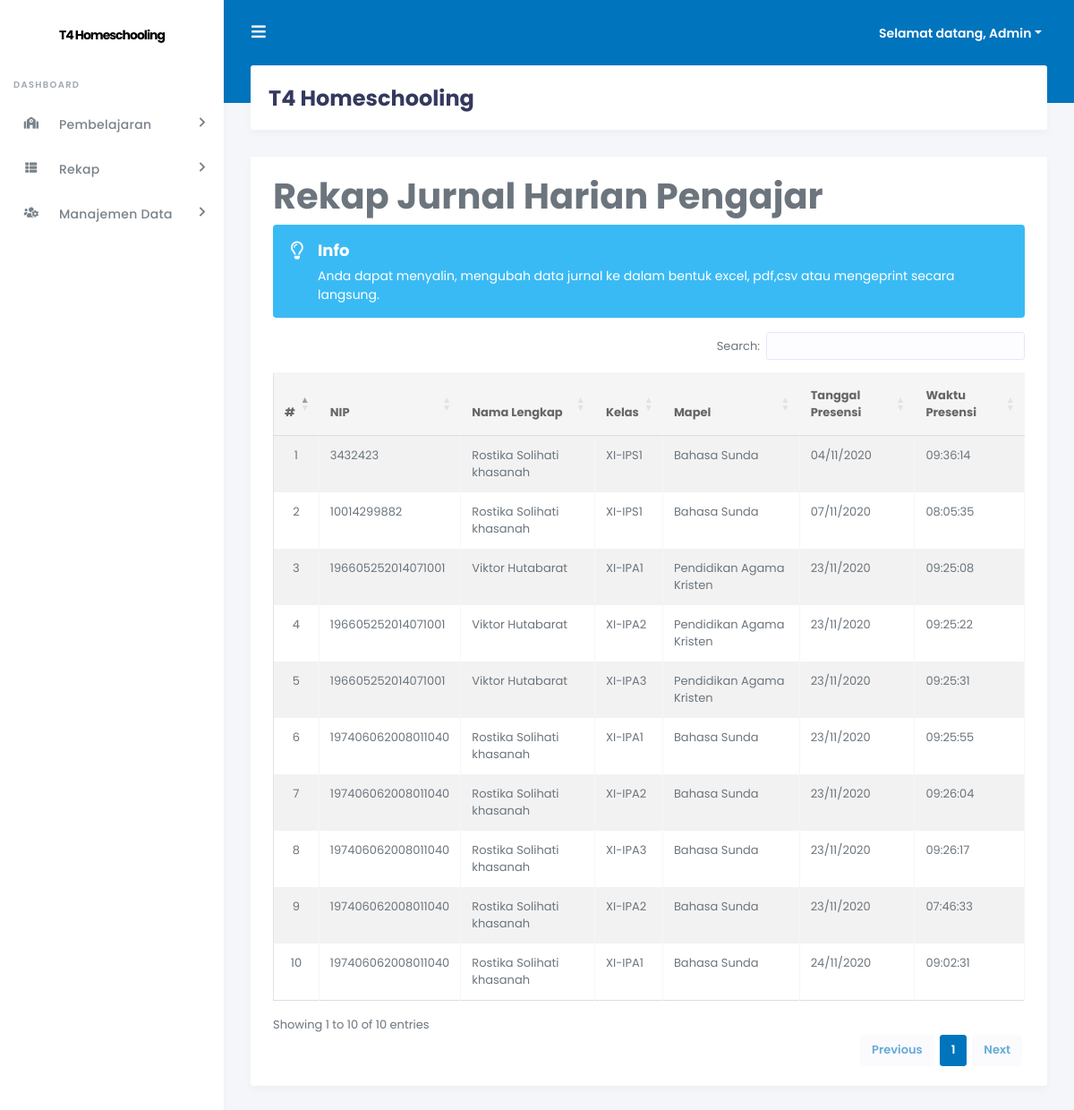
The app's page /admin/index.php?page=rekapjurnalpengajar (signed in) with its own data.
### tables this page shows
CREATE TABLE `tb_jurnal_harian` (
  `id_pengajar` int(11) NOT NULL,
  `nip` varchar(20) NOT NULL,
  `nama_lengkap` varchar(50) NOT NULL,
  `kelas` varchar(10) NOT NULL,
  `mapel` varchar(50) NOT NULL,
  `tgl_jurnal` varchar(50) NOT NULL,
  `waktu_jurnal` varchar(50) NOT NULL,
  `uraian_kegiatan` varchar(1000) NOT NULL
);

CREATE TABLE `tb_kelas` (
  `id_kelas` int(11) NOT NULL,
  `nama_kelas` varchar(50) NOT NULL,
  `wali_kelas` int(5) NOT NULL,
  `ketua_kelas` int(5) NOT NULL
);

CREATE TABLE `tb_mapel` (
  `id` int(11) NOT NULL,
  `kode_mapel` varchar(10) NOT NULL,
  `mapel` varchar(100) NOT NULL
);

### admin/inc/rekapjurnalpengajar.php (the view, shortened to what this page needs)
<?php
$no = 1;
$id = @$_GET['id'];
if (@$_SESSION['admin'] || @$_SESSION['pengajar']) { ?>
    <div class="row">
        <div class="col-md-12">
            <h1 class="page-header">Rekap Jurnal Harian Pengajar</h1>
        </div>
    </div>
<?php
}
if (@$_GET['action'] == '') {
    if (@$_SESSION['admin'] || @$_SESSION['pengajar']) { ?>
      <div class="alert alert-info alert-has-icon">
<div class="alert-icon"><i class="far fa-lightbulb"></i></div>
<div class="alert-body">
  <div class="alert-title">Info</div>
  Anda dapat menyalin, mengubah data jurnal ke dalam bentuk excel, pdf,csv atau mengeprint secara langsung.
</div>
</div>
    <?php
    } ?>
    <div class="row">
        <div class="col-md-12">
            <div class="panel panel-default">
                <div class="panel-body">
                	<div class="table-responsive">
                        <table class="table table-striped table-bordered table-hover" id="rekapjurnalpengajar">
                            <thead>
                                <tr>
                                    <th>#</th>
                                    <th>NIP</th>
                                    <th>Nama Lengkap</th>
                                    <th>Kelas</th>
                                    <th>Mapel</th>
                                    <th>Tanggal Presensi</th>
                                    <th>Waktu Presensi</th>
                                </tr>
                            </thead>
                            <tbody>
                            <?php
                            if (@$_GET['IDkelas'] == '') {
                                $sql_jurnal_pengajar = mysqli_query($db, "SELECT * FROM tb_jurnal_harian JOIN tb_kelas ON tb_jurnal_harian.kelas = tb_kelas.id_kelas JOIN tb_mapel ON tb_mapel.id = tb_jurnal_harian.mapel") or die($db->error);
                            }
    if (mysqli_num_rows($sql_jurnal_pengajar) > 0) {
        while ($data_jurnal_pengajar = mysqli_fetch_array($sql_jurnal_pengajar)) { ?>
    	                            <tr>
    	                                <td align="center"><?php echo $no++; ?></td>
    	                                <td><?php echo $data_jurnal_pengajar['nip']; ?></td>
    	                                <td><?php echo $data_jurnal_pengajar['nama_lengkap']; ?></td>
    	                                <td><?php echo $data_jurnal_pengajar['nama_kelas']; ?></td>
    	                                <td><?php echo $data_jurnal_pengajar['mapel']; ?></td>
                                      <td><?php echo $data_jurnal_pengajar['tgl_jurnal']; ?></td>
        	                            <td><?php echo $data_jurnal_pengajar['waktu_jurnal']; ?></td>
    	                            </tr>
    	                        <?php
                                }
    } else { ?>
    							<tr>
                                    <td colspan="8" align="center">Data tidak ditemukan</td>
    							</tr>
    		                	<?php
                            } ?>
                            </tbody>
                        </table>
                    </div>
                </div>
            </div>
    	</div>
    </div>
    <?php
} if (@$_GET['action'] == 'hapus') {
                                mysqli_query($db, "DELETE FROM tb_jurnal_harian WHERE id_siswa = '$id'") or die($db->error);
                                echo "<script>window.location='?page=rekapjurnalsiswa';</script>"; ?>
                        </table>
                    </div>
                </div>
            </div>
        </div>
    </div>
<?php
                            }

### admin/index.php (shortened to what this page needs)
<?php
include "../+koneksi.php";
if (@$_SESSION['admin'] || @$_SESSION['pengajar']) {
    ?>
<!DOCTYPE html>
<html>
<head>
    <link rel="stylesheet" href="https://stackpath.bootstrapcdn.com/bootstrap/4.4.1/css/bootstrap.min.css">
    <link rel="stylesheet" href="https://use.fontawesome.com/releases/v5.7.2/css/all.css">
    <link href="http://cdnjs.cloudflare.com/ajax/libs/summernote/0.8.9/summernote.css" rel="stylesheet">
    <link rel="stylesheet" type="text/css" href="https://cdn.datatables.net/1.10.22/css/dataTables.bootstrap4.min.css"/>
    <link rel="stylesheet" type="text/css" href="https://cdn.datatables.net/buttons/1.6.5/css/buttons.bootstrap4.min.css"/>
    <link rel="stylesheet" type="text/css" href="https://cdn.datatables.net/fixedcolumns/3.3.1/css/fixedColumns.bootstrap4.min.css"/>
    <link rel="stylesheet" type="text/css" href="https://cdn.datatables.net/fixedheader/3.1.7/css/fixedHeader.bootstrap4.min.css"/>
    <link rel="stylesheet" type="text/css" href="https://cdn.datatables.net/keytable/2.5.3/css/keyTable.bootstrap4.min.css"/>
    <link rel="stylesheet" type="text/css" href="https://cdn.datatables.net/responsive/2.2.6/css/responsive.bootstrap4.min.css"/>
    <link rel="stylesheet" type="text/css" href="https://cdn.datatables.net/scroller/2.0.3/css/scroller.bootstrap4.min.css"/>
    <link rel="stylesheet" type="text/css" href="https://cdn.datatables.net/searchbuilder/1.0.0/css/searchBuilder.bootstrap4.min.css"/>
    <link rel="stylesheet" type="text/css" href="https://cdn.datatables.net/searchpanes/1.2.1/css/searchPanes.bootstrap4.min.css"/>
    <link rel="stylesheet" type="text/css" href="https://cdn.datatables.net/select/1.3.1/css/select.bootstrap4.min.css"/>
    <link rel="stylesheet" href="stisla/assets/css/style.css">
    <link rel="stylesheet" href="stisla/assets/css/components.css">
</head>
<body>
  <div id="app">
    <div class="main-wrapper">
      <div class="navbar-bg"></div>
      <nav class="navbar navbar-expand-lg main-navbar">
        <form class="form-inline mr-auto">
          <ul class="navbar-nav mr-3">
            <li><a href="#" data-toggle="sidebar" class="nav-link nav-link-lg"><i class="fas fa-bars"></i></a></li>
          </ul>
        </form>
        <ul class="navbar-nav navbar-right">
          <li class="dropdown"><a href="#" data-toggle="dropdown" class="nav-link dropdown-toggle nav-link-lg nav-link-user">
            <div class="d-sm-none d-lg-inline-block">Selamat datang,
              <?php
              if (@$_SESSION['admin']) {
                  $sesi_id = @$_SESSION['admin'];
                  $level = "admin";
              } elseif (@$_SESSION['pengajar']) {
                  $sesi_id = @$_SESSION['pengajar'];
                  $level = "pengajar";
              }
    if ($level == 'admin') {
        $sql_terlogin = mysqli_query($db, "SELECT * FROM tb_admin WHERE id_admin = '$sesi_id'") or die($db->error);
    } elseif ($level == 'pengajar') {
        $sql_terlogin = mysqli_query($db, "SELECT * FROM tb_pengajar WHERE id_pengajar = '$sesi_id'") or die($db->error);
    }
    $data_terlogin = mysqli_fetch_array($sql_terlogin);
    echo ucfirst($data_terlogin['username']); ?>
              </div></a>
          </li>
        </ul>
      </nav>
      <div class="main-sidebar">
        <aside id="sidebar-wrapper">
          <div class="sidebar-brand">
            <a href="./">T4 Homeschooling</a>
          </div>
          <ul class="sidebar-menu">
              <li class="menu-header">Dashboard</li>
              <?php
              if (@$_SESSION['admin']) {
                  ?>
                  <li class="nav-item dropdown">
                    <a href="#" class="nav-link has-dropdown"><i class="fas fa-school"></i><span>Pembelajaran</span></a>
              </li>
                      <li class="nav-item dropdown">
                        <a href="#" class="nav-link has-dropdown"><i class="fas fa-th-list"></i><span>Rekap</span></a>
                  </li>
                  <li class="nav-item dropdown">
                    <a href="#" class="nav-link has-dropdown"><i class="fas fa-users-cog"></i><span>Manajemen Data</span></a>
                  </li>
          <?php
              } ?>
          </ul>
        </aside>
      </div>
      <div class="main-content">
        <section class="section">
          <div class="section-header">
            <h1>T4 Homeschooling</h1>
          </div>
          <div class="section-body">
            <div class="card-wrap">
            <div class="row">
              <div class="col-12">
                <div class="card">
            <div class="card-body">
                <?php
                if (@$_GET['page'] == '') {
                    include "inc/dashboard.php";
                } elseif (@$_GET['page'] == 'pengajar') {
                    include "inc/pengajar.php";
                } elseif (@$_GET['page'] == 'siswaregistrasi') {
                    include "inc/siswaregistrasi.php";
                } elseif (@$_GET['page'] == 'siswa') {
                    include "inc/siswa.php";
                } elseif (@$_GET['page'] == 'kelas') {
                    include "inc/kelas.php";
                } elseif (@$_GET['page'] == 'mapel') {
                    include "inc/mapel.php";
                } elseif (@$_GET['page'] == 'quiz') {
                    include "inc/quiz.php";
                } elseif (@$_GET['page'] == 'tugas') {
                    include "inc/tugas.php";
                } elseif (@$_GET['page'] == 'materi') {
                    include "inc/materi.php";
                } elseif (@$_GET['page'] == 'pengumuman') {
                    include "inc/pengumuman.php";
                } elseif (@$_GET['page'] == 'jurnal') {
                    include "inc/jurnal.php";
                } elseif (@$_GET['page'] == 'rekappresensisiswa') {
                    include "inc/rekappresensisiswa.php";
                } elseif (@$_GET['page'] == 'rekapjurnalpengajar') {
                    include "inc/rekapjurnalpengajar.php";
                } elseif (@$_GET['page'] == 'rekapnilaisiswa') {
                    include "inc/rekapnilaisiswa.php";
                } elseif (@$_GET['page'] == 'rekapnilaitugas') {
                    include "inc/rekapnilaitugas.php";
                } elseif (@$_GET['page'] == 'importdatapengajar') {
                    include "inc/form_import_data_pengajar.php";
                } elseif (@$_GET['page'] == 'importtugas') {
                    include "inc/form_import_tugas.php";
                } elseif (@$_GET['page'] == 'meet') {
                    include "inc/meet.php";
                } elseif (@$_GET['page'] == 'room1') {
                    include "vcon/iframe/iframe-room1.php";
                } elseif (@$_GET['page'] == 'room2') {
                    include "vcon/iframe/iframe-room2.php";
                } elseif (@$_GET['page'] == 'room3') {
                    include "vcon/iframe/iframe-room3.php";
                } elseif (@$_GET['page'] == 'room4') {
                    include "vcon/iframe/iframe-room4.php";
                } elseif (@$_GET['page'] == 'room-rapat-guru') {
                    include "vcon/room-rapat-guru.php";
                } else {
                    echo "<div class='col-xs-12'><div class='alert alert-danger'>[404] Halaman tidak ditemukan! Silahkan pilih menu yang ada!</div></div>";
                } ?>
              </div>
              </div>
            </div>
          </div>
              </div>
            </section>
          </div>
            </div>
        </div>
</body>
</html>
<?php
} else {
                    include "login.php";
                }
?>

### records on screen
tb_jurnal_harian: nip "3432423", nama_lengkap "Rostika Solihati khasanah", tb_kelas.nama_kelas "XI-IPS1", tb_mapel.mapel "Bahasa Sunda", tgl_jurnal "04/11/2020", waktu_jurnal "09:36:14"
tb_jurnal_harian: nip "10014299882", nama_lengkap "Rostika Solihati khasanah", tb_kelas.nama_kelas "XI-IPS1", tb_mapel.mapel "Bahasa Sunda", tgl_jurnal "07/11/2020", waktu_jurnal "08:05:35"
tb_jurnal_harian: nip "196605252014071001", nama_lengkap "Viktor Hutabarat", tb_kelas.nama_kelas "XI-IPA1", tb_mapel.mapel "Pendidikan Agama Kristen", tgl_jurnal "23/11/2020", waktu_jurnal "09:25:08"
tb_jurnal_harian: nip "196605252014071001", nama_lengkap "Viktor Hutabarat", tb_kelas.nama_kelas "XI-IPA2", tb_mapel.mapel "Pendidikan Agama Kristen", tgl_jurnal "23/11/2020", waktu_jurnal "09:25:22"
tb_jurnal_harian: nip "196605252014071001", nama_lengkap "Viktor Hutabarat", tb_kelas.nama_kelas "XI-IPA3", tb_mapel.mapel "Pendidikan Agama Kristen", tgl_jurnal "23/11/2020", waktu_jurnal "09:25:31"
tb_jurnal_harian: nip "197406062008011040", nama_lengkap "Rostika Solihati khasanah", tb_kelas.nama_kelas "XI-IPA1", tb_mapel.mapel "Bahasa Sunda", tgl_jurnal "23/11/2020", waktu_jurnal "09:25:55"
tb_jurnal_harian: nip "197406062008011040", nama_lengkap "Rostika Solihati khasanah", tb_kelas.nama_kelas "XI-IPA2", tb_mapel.mapel "Bahasa Sunda", tgl_jurnal "23/11/2020", waktu_jurnal "09:26:04"
tb_jurnal_harian: nip "197406062008011040", nama_lengkap "Rostika Solihati khasanah", tb_kelas.nama_kelas "XI-IPA3", tb_mapel.mapel "Bahasa Sunda", tgl_jurnal "23/11/2020", waktu_jurnal "09:26:17"
tb_jurnal_harian: nip "197406062008011040", nama_lengkap "Rostika Solihati khasanah", tb_kelas.nama_kelas "XI-IPA2", tb_mapel.mapel "Bahasa Sunda", tgl_jurnal "23/11/2020", waktu_jurnal "07:46:33"
tb_jurnal_harian: nip "197406062008011040", nama_lengkap "Rostika Solihati khasanah", tb_kelas.nama_kelas "XI-IPA1", tb_mapel.mapel "Bahasa Sunda", tgl_jurnal "24/11/2020", waktu_jurnal "09:02:31"

### other values on screen
$data_terlogin['username'] "Admin"
